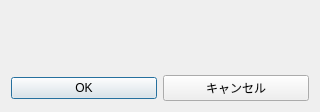
<?xml version="1.0" encoding="UTF-8"?>
<ui version="4.0">
 <class>Dialog</class>
 <widget class="QDialog" name="Dialog">
  <property name="geometry">
   <rect>
    <x>0</x>
    <y>0</y>
    <width>320</width>
    <height>112</height>
   </rect>
  </property>
  <property name="windowTitle">
   <string>Setting R Path</string>
  </property>
  <layout class="QVBoxLayout" name="verticalLayout">
   <item>
    <widget class="QgsFileWidget" name="rscriptPath"/>
   </item>
   <item>
    <layout class="QHBoxLayout" name="horizontalLayout">
     <item>
      <widget class="QPushButton" name="pushButton_run">
       <property name="text">
        <string>OK</string>
       </property>
      </widget>
     </item>
     <item>
      <widget class="QPushButton" name="pushButton_cancel">
       <property name="text">
        <string>キャンセル</string>
       </property>
      </widget>
     </item>
    </layout>
   </item>
  </layout>
 </widget>
 <customwidgets>
  <customwidget>
   <class>QgsFileWidget</class>
   <extends>QWidget</extends>
   <header>qgsfilewidget.h</header>
  </customwidget>
 </customwidgets>
 <resources/>
 <connections/>
</ui>
